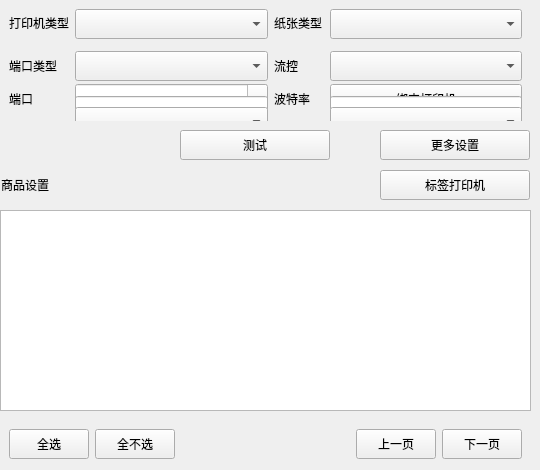
            <widget class="QWidget" name="page_2">
             <widget class="QLabel" name="label_typeview">
              <property name="geometry">
               <rect>
                <x>1</x>
                <y>170</y>
                <width>351</width>
                <height>30</height>
               </rect>
              </property>
              <property name="styleSheet">
               <string notr="true"/>
              </property>
              <property name="text">
               <string>商品设置</string>
              </property>
             </widget>
             <widget class="lds_tableView" name="tableView_dish_subtype">
              <property name="geometry">
               <rect>
                <x>0</x>
                <y>210</y>
                <width>531</width>
                <height>201</height>
               </rect>
              </property>
             </widget>
             <widget class="QPushButton" name="pushButton_label_test">
              <property name="geometry">
               <rect>
                <x>180</x>
                <y>130</y>
                <width>150</width>
                <height>30</height>
               </rect>
              </property>
              <property name="text">
               <string>测试</string>
              </property>
             </widget>
             <widget class="QPushButton" name="pushButton_label_print">
              <property name="geometry">
               <rect>
                <x>380</x>
                <y>130</y>
                <width>150</width>
                <height>30</height>
               </rect>
              </property>
              <property name="text">
               <string>更多设置</string>
              </property>
             </widget>
             <widget class="QFrame" name="frame_label_path_select">
              <property name="geometry">
               <rect>
                <x>0</x>
                <y>0</y>
                <width>531</width>
                <height>121</height>
               </rect>
              </property>
              <property name="outer_stylesheet" stdset="0">
               <string>frame_detail_show</string>
              </property>
              <layout class="QGridLayout" name="gridLayout_6" columnstretch="0,0,0,0">
               <item row="0" column="3">
                <widget class="QComboBox" name="comboBox_label_paperwidth">
                 <property name="minimumSize">
                  <size>
                   <width>0</width>
                   <height>30</height>
                  </size>
                 </property>
                 <property name="maximumSize">
                  <size>
                   <width>16777215</width>
                   <height>30</height>
                  </size>
                 </property>
                </widget>
               </item>
               <item row="2" column="3">
                <widget class="lds_ComboBox" name="comboBox_flowcontrol">
                 <property name="minimumSize">
                  <size>
                   <width>0</width>
                   <height>30</height>
                  </size>
                 </property>
                 <property name="maximumSize">
                  <size>
                   <width>16777215</width>
                   <height>30</height>
                  </size>
                 </property>
                </widget>
               </item>
               <item row="3" column="3">
                <layout class="QVBoxLayout" name="verticalLayout_5">
                 <item>
                  <widget class="QPushButton" name="pushButton_usb_vp">
                   <property name="minimumSize">
                    <size>
                     <width>0</width>
                     <height>30</height>
                    </size>
                   </property>
                   <property name="maximumSize">
                    <size>
                     <width>16777215</width>
                     <height>30</height>
                    </size>
                   </property>
                   <property name="text">
                    <string>绑定打印机</string>
                   </property>
                  </widget>
                 </item>
                 <item>
                  <widget class="QLineEdit" name="lineEdit_port">
                   <property name="minimumSize">
                    <size>
                     <width>0</width>
                     <height>30</height>
                    </size>
                   </property>
                   <property name="maximumSize">
                    <size>
                     <width>16777215</width>
                     <height>30</height>
                    </size>
                   </property>
                  </widget>
                 </item>
                 <item>
                  <widget class="QComboBox" name="comboBox_baud">
                   <property name="minimumSize">
                    <size>
                     <width>0</width>
                     <height>30</height>
                    </size>
                   </property>
                   <property name="maximumSize">
                    <size>
                     <width>16777215</width>
                     <height>30</height>
                    </size>
                   </property>
                  </widget>
                 </item>
                </layout>
               </item>
               <item row="0" column="1">
                <widget class="QComboBox" name="comboBox_label_print_type">
                 <property name="minimumSize">
                  <size>
                   <width>0</width>
                   <height>30</height>
                  </size>
                 </property>
                 <property name="maximumSize">
                  <size>
                   <width>16777215</width>
                   <height>30</height>
                  </size>
                 </property>
                </widget>
               </item>
               <item row="2" column="1">
                <widget class="lds_ComboBox" name="comboBox_porttype">
                 <property name="minimumSize">
                  <size>
                   <width>0</width>
                   <height>30</height>
                  </size>
                 </property>
                 <property name="maximumSize">
                  <size>
                   <width>16777215</width>
                   <height>30</height>
                  </size>
                 </property>
                </widget>
               </item>
               <item row="2" column="2">
                <widget class="QLabel" name="label_flowcontrol">
                 <property name="minimumSize">
                  <size>
                   <width>0</width>
                   <height>30</height>
                  </size>
                 </property>
                 <property name="text">
                  <string>流控</string>
                 </property>
                </widget>
               </item>
               <item row="3" column="1">
                <layout class="QVBoxLayout" name="verticalLayout_4">
                 <item>
                  <widget class="QComboBox" name="comboBox_port_usb">
                   <property name="minimumSize">
                    <size>
                     <width>0</width>
                     <height>30</height>
                    </size>
                   </property>
                   <property name="maximumSize">
                    <size>
                     <width>16777215</width>
                     <height>30</height>
                    </size>
                   </property>
                   <property name="editable">
                    <bool>true</bool>
                   </property>
                  </widget>
                 </item>
                 <item>
                  <widget class="QLineEdit" name="lineEdit_ip">
                   <property name="minimumSize">
                    <size>
                     <width>0</width>
                     <height>30</height>
                    </size>
                   </property>
                   <property name="maximumSize">
                    <size>
                     <width>16777215</width>
                     <height>30</height>
                    </size>
                   </property>
                  </widget>
                 </item>
                 <item>
                  <widget class="QComboBox" name="comboBox_port_tty">
                   <property name="minimumSize">
                    <size>
                     <width>0</width>
                     <height>30</height>
                    </size>
                   </property>
                   <property name="maximumSize">
                    <size>
                     <width>16777215</width>
                     <height>30</height>
                    </size>
                   </property>
                  </widget>
                 </item>
                </layout>
               </item>
               <item row="1" column="0" colspan="4">
                <widget class="QLabel" name="label_20">
                 <property name="minimumSize">
                  <size>
                   <width>0</width>
                   <height>2</height>
                  </size>
                 </property>
                 <property name="maximumSize">
                  <size>
                   <width>16777215</width>
                   <height>2</height>
                  </size>
                 </property>
                 <property name="outer_stylesheet" stdset="0">
                  <string>line_div_h</string>
                 </property>
                </widget>
               </item>
               <item row="0" column="2">
                <widget class="QLabel" name="label_4">
                 <property name="minimumSize">
                  <size>
                   <width>50</width>
                   <height>0</height>
                  </size>
                 </property>
                 <property name="text">
                  <string>纸张类型</string>
                 </property>
                </widget>
               </item>
               <item row="2" column="0">
                <widget class="QLabel" name="label_type">
                 <property name="minimumSize">
                  <size>
                   <width>0</width>
                   <height>30</height>
                  </size>
                 </property>
                 <property name="text">
                  <string>端口类型</string>
                 </property>
                </widget>
               </item>
               <item row="3" column="2">
                <widget class="QLabel" name="label_baud">
                 <property name="minimumSize">
                  <size>
                   <width>0</width>
                   <height>30</height>
                  </size>
                 </property>
                 <property name="text">
                  <string>波特率</string>
                 </property>
                </widget>
               </item>
               <item row="3" column="0">
                <widget class="QLabel" name="label_port">
                 <property name="minimumSize">
                  <size>
                   <width>0</width>
                   <height>30</height>
                  </size>
                 </property>
                 <property name="text">
                  <string>端口</string>
                 </property>
                </widget>
               </item>
               <item row="0" column="0">
                <widget class="QLabel" name="label_5">
                 <property name="minimumSize">
                  <size>
                   <width>50</width>
                   <height>0</height>
                  </size>
                 </property>
                 <property name="text">
                  <string>打印机类型</string>
                 </property>
                </widget>
               </item>
              </layout>
             </widget>
             <widget class="QPushButton" name="pushButton_label_printer_win">
              <property name="geometry">
               <rect>
                <x>380</x>
                <y>170</y>
                <width>150</width>
                <height>30</height>
               </rect>
              </property>
              <property name="text">
               <string>标签打印机</string>
              </property>
             </widget>
             <widget class="QFrame" name="frame_labelprinter_buttons">
              <property name="geometry">
               <rect>
                <x>0</x>
                <y>420</y>
                <width>531</width>
                <height>41</height>
               </rect>
              </property>
              <layout class="QHBoxLayout" name="horizontalLayout_24">
               <item>
                <widget class="QPushButton" name="pushButton_label_dish_subtype_checkall">
                 <property name="minimumSize">
                  <size>
                   <width>0</width>
                   <height>30</height>
                  </size>
                 </property>
                 <property name="text">
                  <string>全选</string>
                 </property>
                </widget>
               </item>
               <item>
                <widget class="QPushButton" name="pushButton_label_dish_subtype_checkun">
                 <property name="minimumSize">
                  <size>
                   <width>0</width>
                   <height>30</height>
                  </size>
                 </property>
                 <property name="text">
                  <string>全不选</string>
                 </property>
                </widget>
               </item>
               <item>
                <spacer name="horizontalSpacer_2">
                 <property name="orientation">
                  <enum>Qt::Horizontal</enum>
                 </property>
                 <property name="sizeHint" stdset="0">
                  <size>
                   <width>40</width>
                   <height>20</height>
                  </size>
                 </property>
                </spacer>
               </item>
               <item>
                <widget class="QPushButton" name="pushButton_label_dish_subtype_up">
                 <property name="minimumSize">
                  <size>
                   <width>0</width>
                   <height>30</height>
                  </size>
                 </property>
                 <property name="text">
                  <string>上一页</string>
                 </property>
                </widget>
               </item>
               <item>
                <widget class="QPushButton" name="pushButton_label_dish_subtype_down">
                 <property name="minimumSize">
                  <size>
                   <width>0</width>
                   <height>30</height>
                  </size>
                 </property>
                 <property name="text">
                  <string>下一页</string>
                 </property>
                </widget>
               </item>
              </layout>
             </widget>
            </widget>
